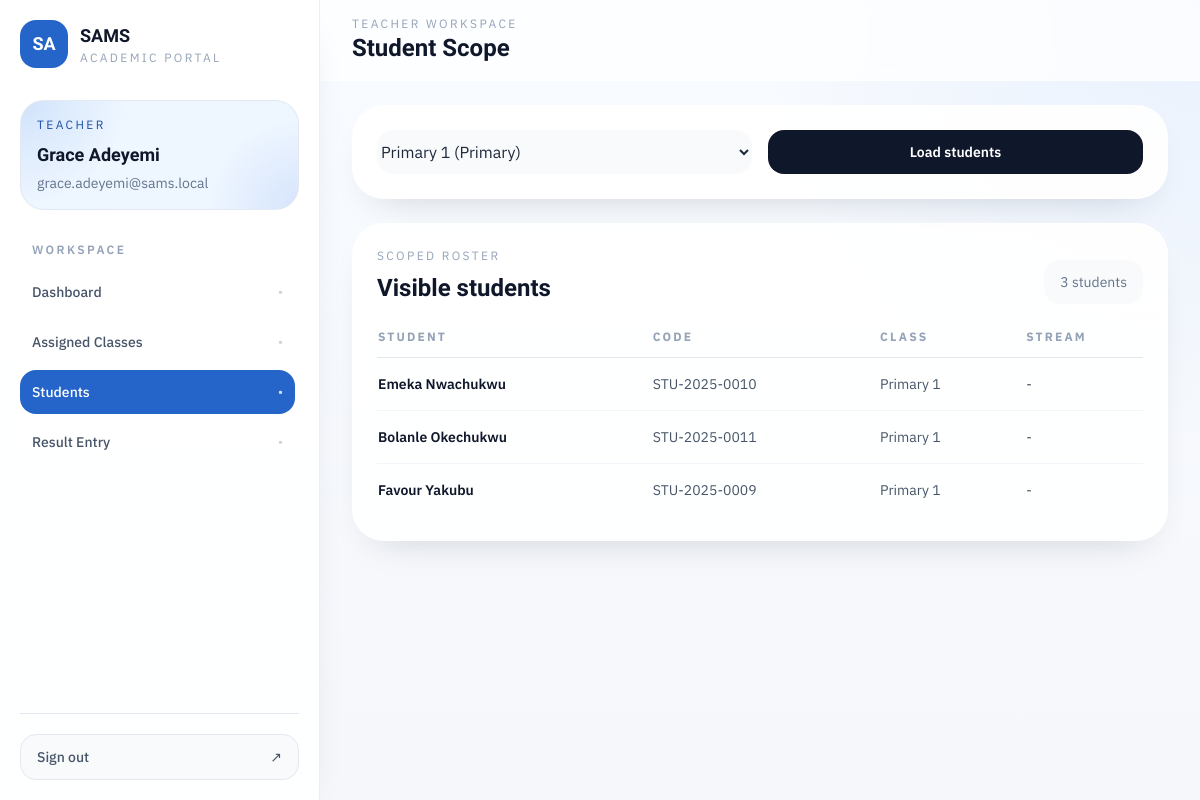
Page /teacher/students?class_id=5 (signed in) on the earlier database version.
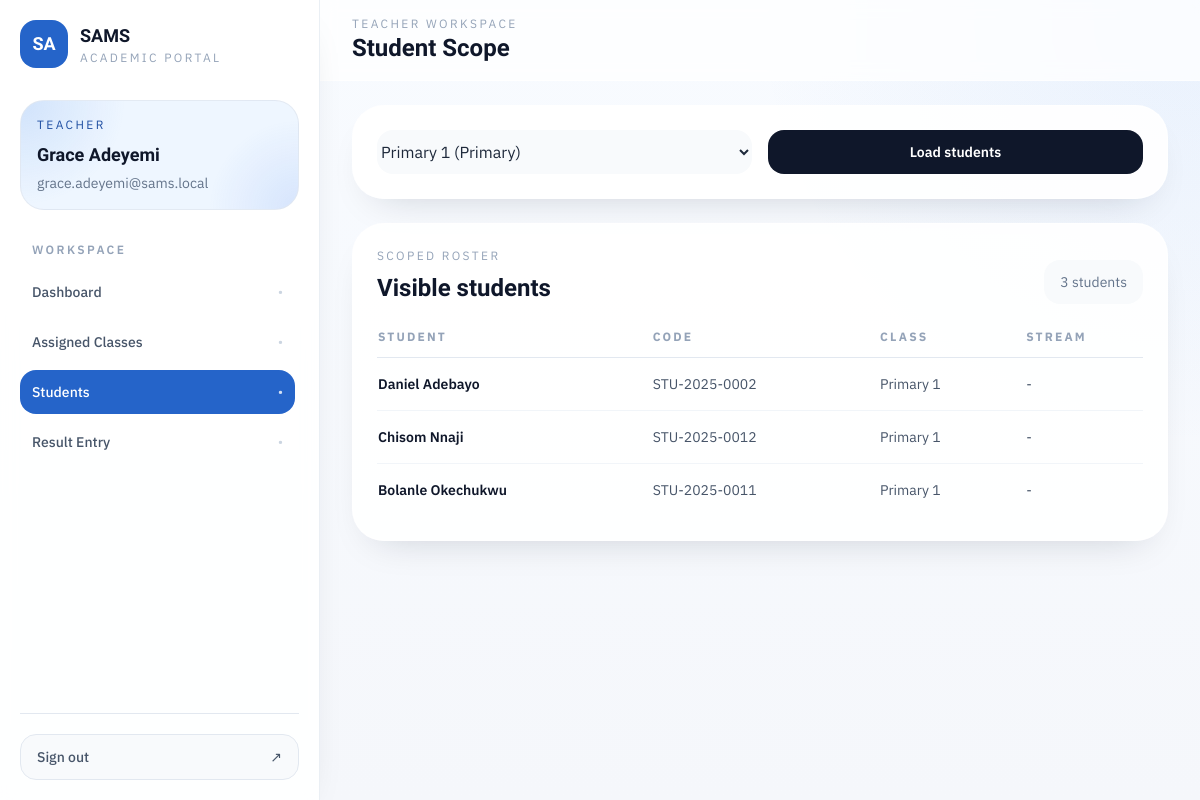
Same page on the later database version.
### app/models/user.py (models this page shows, shortened)
class User(UserMixin, db.Model):
    __tablename__ = "users"
    id = db.Column(db.Integer, primary_key=True)
    username = db.Column(db.String(80), unique=True, nullable=False, index=True)
    full_name = db.Column(db.String(150), nullable=False)
    email = db.Column(db.String(255), unique=True, nullable=False, index=True)
    password_hash = db.Column(db.String(255), nullable=False)
    role = db.Column(db.String(20), nullable=False, index=True)
    is_active = db.Column(db.Boolean, nullable=False, default=True)
    created_at = db.Column(
        db.DateTime, nullable=False, default=lambda: datetime.now(timezone.utc)
    )
    student_profile = db.relationship(
        "Student", back_populates="user", uselist=False, lazy="select"
    )
    teacher_profile = db.relationship(
        "Teacher", back_populates="user", uselist=False, lazy="select"
    )
    uploaded_results = db.relationship(
        "Result",
        back_populates="uploaded_by_user",
        foreign_keys="Result.uploaded_by_user_id",
        lazy="dynamic",
    )
    overridden_results = db.relationship(
        "Result",
        back_populates="overridden_by_user",
        foreign_keys="Result.overridden_by_user_id",
        lazy="dynamic",
    )
    __table_args__ = (
        db.CheckConstraint(
            "role IN ('admin', 'teacher', 'student')", name="ck_users_role"
        ),
    )

### app/models/student.py (models this page shows, shortened)
class Student(db.Model):
    __tablename__ = "students"
    id = db.Column(db.Integer, primary_key=True)
    user_id = db.Column(db.Integer, db.ForeignKey("users.id"), unique=True, nullable=False)
    student_code = db.Column(db.String(20), unique=True, nullable=False, index=True)
    first_name = db.Column(db.String(80), nullable=False)
    last_name = db.Column(db.String(80), nullable=False)
    class_id = db.Column(db.Integer, db.ForeignKey("classes.id"), nullable=False)
    stream_id = db.Column(db.Integer, db.ForeignKey("streams.id"), nullable=True)
    admission_year = db.Column(db.Integer, nullable=False)
    level = db.Column(db.String(20), nullable=False)
    is_active = db.Column("active_status", db.Boolean, nullable=False, default=True)
    active_status = synonym("is_active")
    user = db.relationship("User", back_populates="student_profile")
    class_ = db.relationship("Class", back_populates="students")
    stream = db.relationship("Stream", back_populates="students")
    results = db.relationship("Result", back_populates="student", lazy="dynamic")
    __table_args__ = (
        db.CheckConstraint(
            "level IN ('nursery', 'primary', 'secondary')", name="ck_students_level"
        ),
    )
    @property
    def full_name(self) -> str:
        return f"{self.first_name} {self.last_name}"

### app/models/class_.py (models this page shows, shortened)
class Class(db.Model):
    __tablename__ = "classes"
    id = db.Column(db.Integer, primary_key=True)
    name = db.Column(db.String(50), nullable=False)
    level = db.Column(db.String(20), nullable=False, index=True)
    session_id = db.Column(db.Integer, db.ForeignKey("sessions.id"), nullable=False)
    arm = db.Column(db.String(10), nullable=True)
    show_position = db.Column(db.Boolean, nullable=False, default=False)
    is_active = db.Column(db.Boolean, nullable=False, default=True)
    assessment_schema = db.Column(db.JSON, nullable=True)
    session = db.relationship("Session", back_populates="classes")
    streams = db.relationship(
        "Stream", back_populates="class_", cascade="all, delete-orphan", lazy="selectin"
    )
    students = db.relationship("Student", back_populates="class_", lazy="dynamic")
    class_subjects = db.relationship(
        "ClassSubject",
        back_populates="class_",
        cascade="all, delete-orphan",
        lazy="dynamic",
    )
    teacher_assignments = db.relationship(
        "ClassTeacherMap",
        back_populates="class_",
        cascade="all, delete-orphan",
        lazy="dynamic",
    )
    results = db.relationship("Result", back_populates="class_", lazy="dynamic")
    __table_args__ = (
        db.UniqueConstraint("session_id", "name", "arm", name="uq_classes_session_name_arm"),
        db.CheckConstraint(
            "level IN ('nursery', 'primary', 'secondary')", name="ck_classes_level"
        ),
    )

### app/routes/teacher.py (the view)
@teacher_bp.route("/students")
@login_required
@role_required("teacher")
def students():
    teacher = _current_teacher()
    assigned_classes = _teacher_classes(teacher)
    selected_class = _get_accessible_class(teacher, request.args.get("class_id", type=int))
    selected_stream = _get_accessible_stream(
        teacher, selected_class, request.args.get("stream_id", type=int)
    )
    streams = _accessible_streams(teacher, selected_class)
    scoped_students = _students_for_scope(selected_class, selected_stream)
    return render_template(
        "teacher/students.html",
        teacher=teacher,
        assigned_classes=assigned_classes,
        selected_class=selected_class,
        selected_stream=selected_stream,
        streams=streams,
        students=scoped_students,
    )

### app/routes/teacher.py (called while the page is built, shortened)
def _current_teacher() -> Teacher:
    teacher = current_user.teacher_profile
    if teacher is None:
        abort(403)
    return teacher

def _teacher_classes(teacher: Teacher) -> list[Class]:
    return (
        Class.query.join(ClassTeacherMap)
        .filter(ClassTeacherMap.teacher_id == teacher.id, Class.is_active.is_(True))
        .order_by(Class.name.asc())
        .distinct()
        .all()
    )

def _get_accessible_class(teacher: Teacher, class_id: int | None) -> Class | None:
    if not class_id:
        return None
    class_ = Class.query.get_or_404(class_id)
    has_access = (
        ClassTeacherMap.query.filter_by(teacher_id=teacher.id, class_id=class_id).first()
        is not None
    )
    if not has_access:
        abort(403)
    return class_

def _accessible_streams(teacher: Teacher, class_: Class | None) -> list[Stream]:
    if class_ is None or class_.level != Level.SECONDARY:
        return []

def _get_accessible_stream(
    teacher: Teacher, class_: Class | None, stream_id: int | None
) -> Stream | None:
    if class_ is None or class_.level != Level.SECONDARY:
        if stream_id:
            abort(403)
        return None

def _students_for_scope(class_: Class | None, stream: Stream | None) -> list[Student]:
    if class_ is None:
        return []
    query = Student.query.filter_by(class_id=class_.id, is_active=True)
    if class_.level == Level.SECONDARY:
        if stream is None:
            return []
        query = query.filter_by(stream_id=stream.id)
    return query.order_by(Student.last_name.asc(), Student.first_name.asc()).all()

### app/templates/teacher/students.html (shortened to what this page needs)
{% extends "layouts/app_shell.html" %}
{% block page_eyebrow %}Teacher Workspace{% endblock %}
{% block page_title %}Student Scope{% endblock %}
{% block shell_content %}
<div class="space-y-6">
  <section class="rounded-[2rem] border border-white/80 bg-white/90 p-6 shadow-soft">
    <form method="GET" class="grid gap-4 md:grid-cols-2 xl:grid-cols-4">
      <select name="class_id" class="rounded-2xl border-slate-200 bg-slate-50">
        {% for class_ in assigned_classes %}
          <option value="{{ class_.id }}" {% if selected_class and selected_class.id == class_.id %}selected{% endif %}>{{ class_.name }} ({{ class_.level|title }})</option>
        {% endfor %}
      </select>
      <button class="inline-flex items-center justify-center rounded-2xl bg-slateink px-5 py-3 text-sm font-semibold text-white transition hover:bg-brand-700">Load students</button>
    </form>
  </section>
  <section class="rounded-[2rem] border border-white/80 bg-white/90 p-6 shadow-soft">
    <div class="flex items-end justify-between gap-4">
      <div>
        <p class="text-xs uppercase tracking-[0.2em] text-slate-400">Scoped roster</p>
        <h2 class="mt-2 font-display text-2xl font-bold text-slateink">Visible students</h2>
      </div>
      <div class="rounded-2xl bg-slate-50 px-4 py-3 text-sm text-slate-500">{{ students|length }} students</div>
    </div>
    {% if students %}
      <div class="mt-6 overflow-x-auto">
        <table class="min-w-full divide-y divide-slate-200 text-sm">
          <thead>
            <tr class="text-left text-xs uppercase tracking-[0.18em] text-slate-400">
              <th class="pb-3 pr-4">Student</th>
              <th class="pb-3 pr-4">Code</th>
              <th class="pb-3 pr-4">Class</th>
              <th class="pb-3">Stream</th>
            </tr>
          </thead>
          <tbody class="divide-y divide-slate-100 text-slate-600">
            {% for student in students %}
              <tr>
                <td class="py-4 pr-4 font-semibold text-slateink">{{ student.full_name }}</td>
                <td class="py-4 pr-4">{{ student.student_code }}</td>
                <td class="py-4 pr-4">{{ student.class_.name }}</td>
                <td class="py-4">{{ student.stream.name if student.stream else "-" }}</td>
              </tr>
            {% endfor %}
          </tbody>
        </table>
      </div>
    {% else %}
      <div class="mt-6 rounded-[1.5rem] border border-dashed border-slate-200 bg-slate-50 p-8 text-sm text-slate-500">Select a class and, for secondary, a stream to load your allowed students.</div>
    {% endif %}
  </section>
</div>
{% endblock %}

### app/templates/layouts/app_shell.html (shortened to what this page needs)
{% extends "base.html" %}
{% set endpoint = request.endpoint or "" %}
{% set nav_groups = [] %}
{% if current_user.is_authenticated and current_user.role == 'admin' %}
  {% set nav_groups = [
    {'label': 'Overview', 'items': [
      {'title': 'Dashboard', 'endpoint': 'admin.dashboard', 'href': url_for('admin.dashboard')},
      {'title': 'Teachers', 'endpoint': 'admin.teachers', 'href': url_for('admin.teachers')},
      {'title': 'Students', 'endpoint': 'admin.students', 'href': url_for('admin.students')},
      {'title': 'Structure', 'endpoint': 'admin.classes', 'href': url_for('admin.classes')},
      {'title': 'Sessions', 'endpoint': 'admin.sessions', 'href': url_for('admin.sessions')},
      {'title': 'Results', 'endpoint': 'admin.results', 'href': url_for('admin.results')},
    ]}
  ] %}
{% elif current_user.is_authenticated and current_user.role == 'teacher' %}
  {% set nav_groups = [
    {'label': 'Workspace', 'items': [
      {'title': 'Dashboard', 'endpoint': 'teacher.dashboard', 'href': url_for('teacher.dashboard')},
      {'title': 'Assigned Classes', 'endpoint': 'teacher.classes', 'href': url_for('teacher.classes')},
      {'title': 'Students', 'endpoint': 'teacher.students', 'href': url_for('teacher.students')},
      {'title': 'Result Entry', 'endpoint': 'teacher.upload_results', 'href': url_for('teacher.upload_results')},
    ]}
  ] %}
{% elif current_user.is_authenticated and current_user.role == 'student' %}
  {% set nav_groups = [
    {'label': 'Student', 'items': [
      {'title': 'Dashboard', 'endpoint': 'student.dashboard', 'href': url_for('student.dashboard')},
      {'title': 'My Results', 'endpoint': 'student.results', 'href': url_for('student.results')},
      {'title': 'Report Card', 'endpoint': 'student.report_card', 'href': url_for('student.report_card')},
    ]}
  ] %}
{% endif %}
{% block body %}
<div class="min-h-screen lg:flex">
  <aside class="fixed inset-y-0 left-0 z-50 flex w-80 -translate-x-full flex-col border-r border-slate-200/70 bg-white/90 px-5 py-5 shadow-soft backdrop-blur transition duration-300 lg:sticky lg:top-0 lg:h-screen lg:translate-x-0" data-sidebar>
    <div class="flex items-center justify-between">
      <a href="{{ url_for(endpoint.split('.')[0] ~ '.dashboard') if endpoint else url_for('auth.login') }}" class="flex items-center gap-3">
        <div class="flex h-12 w-12 items-center justify-center rounded-2xl bg-brand-600 text-lg font-display font-bold text-white shadow-soft">SA</div>
        <div>
          <p class="font-display text-lg font-bold text-slateink">SAMS</p>
          <p class="text-xs uppercase tracking-[0.2em] text-slate-400">Academic Portal</p>
        </div>
      </a>
    </div>
    <div class="mt-8 rounded-3xl border border-slate-200/80 bg-mesh-glow bg-brand-50 px-4 py-4">
      <p class="text-xs uppercase tracking-[0.2em] text-brand-700">{{ current_user.role|title }}</p>
      <h2 class="mt-2 font-display text-lg font-bold text-slateink">{{ current_user.full_name }}</h2>
      <p class="mt-1 text-sm text-slate-500">{{ current_user.email }}</p>
    </div>
    <nav class="mt-8 flex-1 space-y-7 overflow-y-auto pr-1">
      {% for group in nav_groups %}
        <div>
          <p class="mb-3 px-3 text-xs font-semibold uppercase tracking-[0.2em] text-slate-400">{{ group["label"] }}</p>
          <div class="space-y-1.5">
            {% for item in group["items"] %}
              {% set active = endpoint == item.endpoint %}
              <a href="{{ item.href }}" class="group flex items-center justify-between rounded-2xl px-3 py-3 text-sm font-medium transition
                {% if active %}
                  bg-brand-600 text-white shadow-soft
                {% else %}
                  text-slate-600 hover:bg-slate-100 hover:text-slateink
                {% endif %}
              ">
                <span>{{ item.title }}</span>
                <span class="text-xs {% if active %}text-white/80{% else %}text-slate-300 group-hover:text-slate-500{% endif %}">•</span>
              </a>
            {% endfor %}
          </div>
        </div>
      {% endfor %}
    </nav>
    <div class="border-t border-slate-200 pt-5">
      <a href="{{ url_for('auth.logout') }}" class="flex items-center justify-between rounded-2xl border border-slate-200 bg-slate-50 px-4 py-3 text-sm font-medium text-slate-600 transition hover:border-brand-200 hover:bg-brand-50 hover:text-brand-700">
        <span>Sign out</span>
        <span>↗</span>
      </a>
    </div>
  </aside>
  <div class="min-w-0 flex-1">
    <header class="sticky top-0 z-30 border-b border-white/60 bg-white/75 backdrop-blur">
      <div class="mx-auto flex max-w-7xl items-center justify-between gap-4 px-4 py-4 sm:px-6 lg:px-8">
        <div class="flex items-center gap-3">
          <div>
            <p class="text-xs uppercase tracking-[0.2em] text-slate-400">{% block page_eyebrow %}Workspace{% endblock %}</p>
            <h1 class="font-display text-2xl font-bold text-slateink">{% block page_title %}Dashboard{% endblock %}</h1>
          </div>
        </div>
      </div>
    </header>
    <main class="mx-auto max-w-7xl px-4 py-6 sm:px-6 lg:px-8">
      {% block shell_content %}{% endblock %}
    </main>
  </div>
</div>
{% endblock %}

### app/templates/base.html (shortened to what this page needs)
<!DOCTYPE html>
<html lang="en">
<head>
  <link rel="stylesheet" href="{{ url_for('static', filename='css/tailwind.css') }}" />
</head>
<body class="{% block body_class %}{% endblock %} min-h-screen font-sans text-slate-800 antialiased">
  {% block body %}{% endblock %}
</body>
</html>

Differences in the rows shown:
no longer on this page (row edited): Student: full_name "Emeka Nwachukwu", student_code "STU-2025-0010", class_.name "Primary 1", stream "-"
no longer on this page (row edited): Student: full_name "Favour Yakubu", student_code "STU-2025-0009", class_.name "Primary 1", stream "-"
now on this page (row edited): Student: full_name "Daniel Adebayo", student_code "STU-2025-0002", class_.name "Primary 1", stream "-"
now on this page (row edited): Student: full_name "Chisom Nnaji", student_code "STU-2025-0012", class_.name "Primary 1", stream "-"
